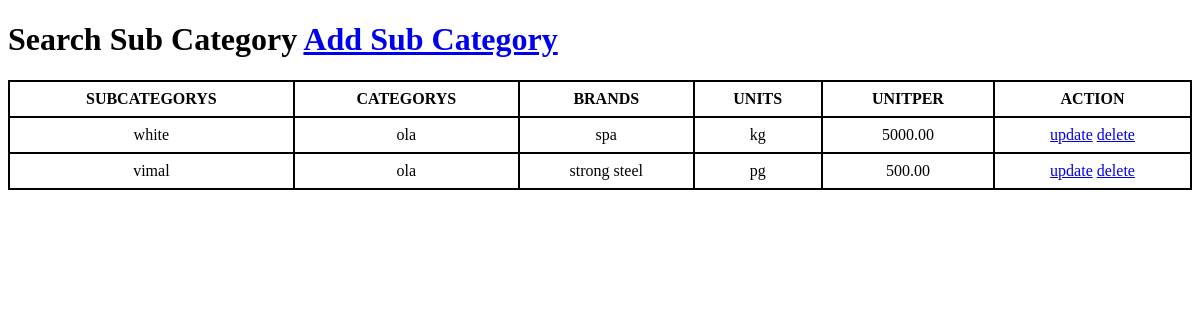
The app's page /searchsubcategory/, older data.
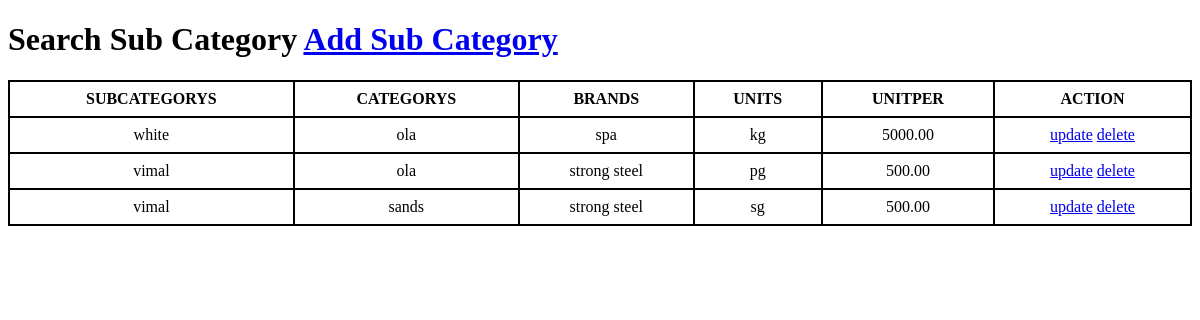
The same page, newer data.
### construction/models.py (models this page shows, shortened)
class subcategory(models.Model):
    subcategorys = models.CharField(max_length=100)
    categorys = models.ForeignKey(mastermateriallist, on_delete=models.CASCADE)
    brands = models.ForeignKey(brandlist, on_delete=models.CASCADE)
    units = models.ForeignKey(unitmeasurement, on_delete=models.CASCADE)
    unitper = models.DecimalField(max_digits=10, decimal_places=2)

class mastermateriallist (models.Model):
    materialid = models.AutoField(primary_key=True)
    materialname = models.CharField(max_length=50)
    def __str__(self):
        return str(self.materialname)

class brandlist (models.Model):
    brandname = models.CharField(max_length=25)
    materialnames = models.ForeignKey(mastermateriallist, on_delete=models.CASCADE)
    def __str__(self):
        return str(self.brandname)

class unitmeasurement (models.Model):
    unitmeasurementid = models.AutoField(primary_key=True)
    unitmeasurementname = models.CharField(max_length=50)
    def __str__(self):
        return str(self.unitmeasurementname)

### construction/views.py (the view)
# urls.py: path('searchsubcategory/', views.searchsubcategory),
def searchsubcategory(request):
    sub = subcategory.objects.all()
    return render(request, "searchsubcategory.html", {'sub': sub})

### construction/templates/searchsubcategory.html (shortened to what this page needs)
<!DOCTYPE html>
<html>
<head>
</head>
<body>
<h1 class="m-4 text-center">Search Sub Category <a href="/createsubcategory/" class="btn btn-primary">Add Sub Category</a></h1>
<table>
    <tr>
        <th>SUBCATEGORYS</th>
        <th>CATEGORYS</th>
        <th>BRANDS</th>
        <th>UNITS</th>
        <th>UNITPER</th>
        <th>ACTION</th>
    </tr>
    {% for i in sub %}
    <tr>
        <td>{{ i.subcategorys }}</td>
        <td>{{ i.categorys }}</td>
        <td>{{ i.brands }}</td>
        <td>{{ i.units }}</td>
        <td>{{ i.unitper }}</td>
        <td>
            <a href="/updatesubcategory/{{ i.id }}">update</a>
            <a href="/deletesubcategory/{{ i.id }}">delete</a>
        </td>
    </tr>
    {% endfor %}
</table>
</body>
</html>

Row changes from the older to the newer data that the page shows:
added subcategory: subcategorys "vimal", categorys "sands", brands "strong steel", units "sg", unitper "500.00"
